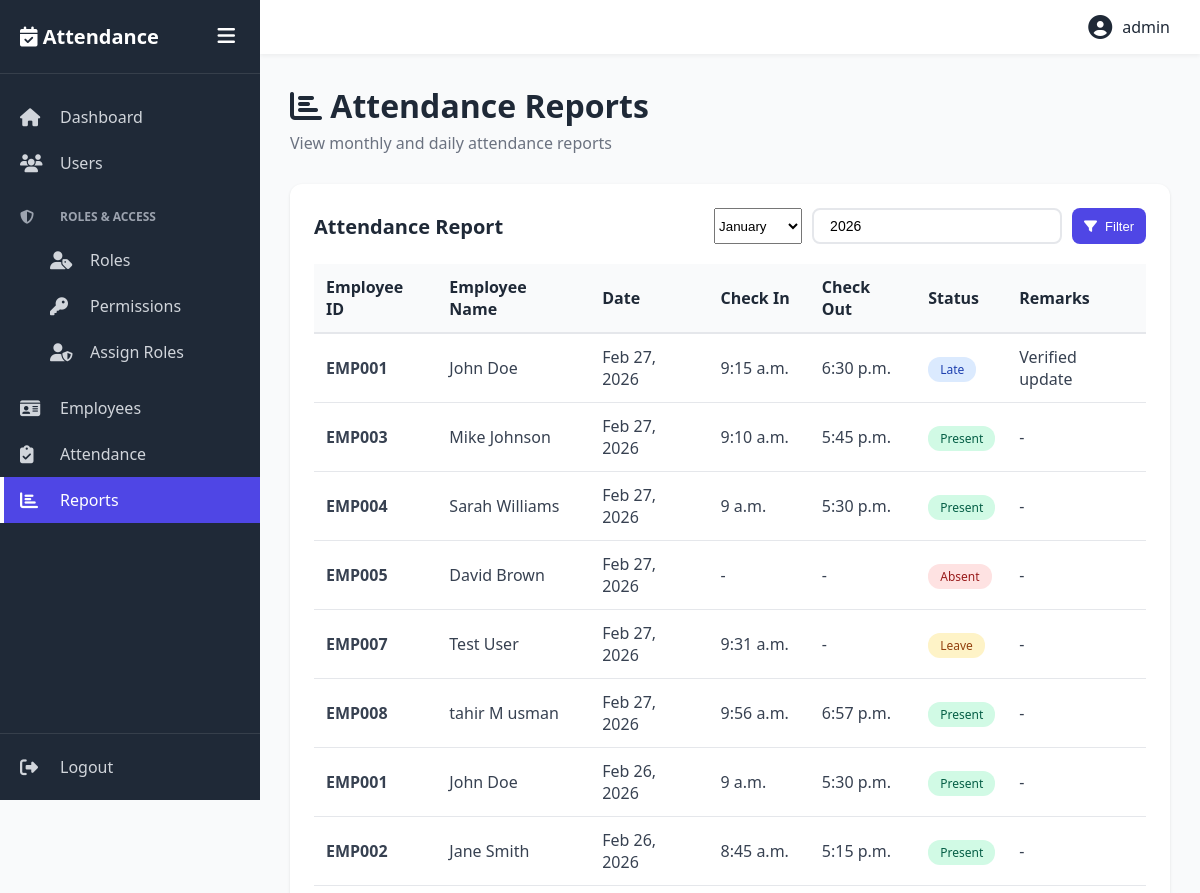
Page /reports/ (signed in, upper part) on the earlier database version.
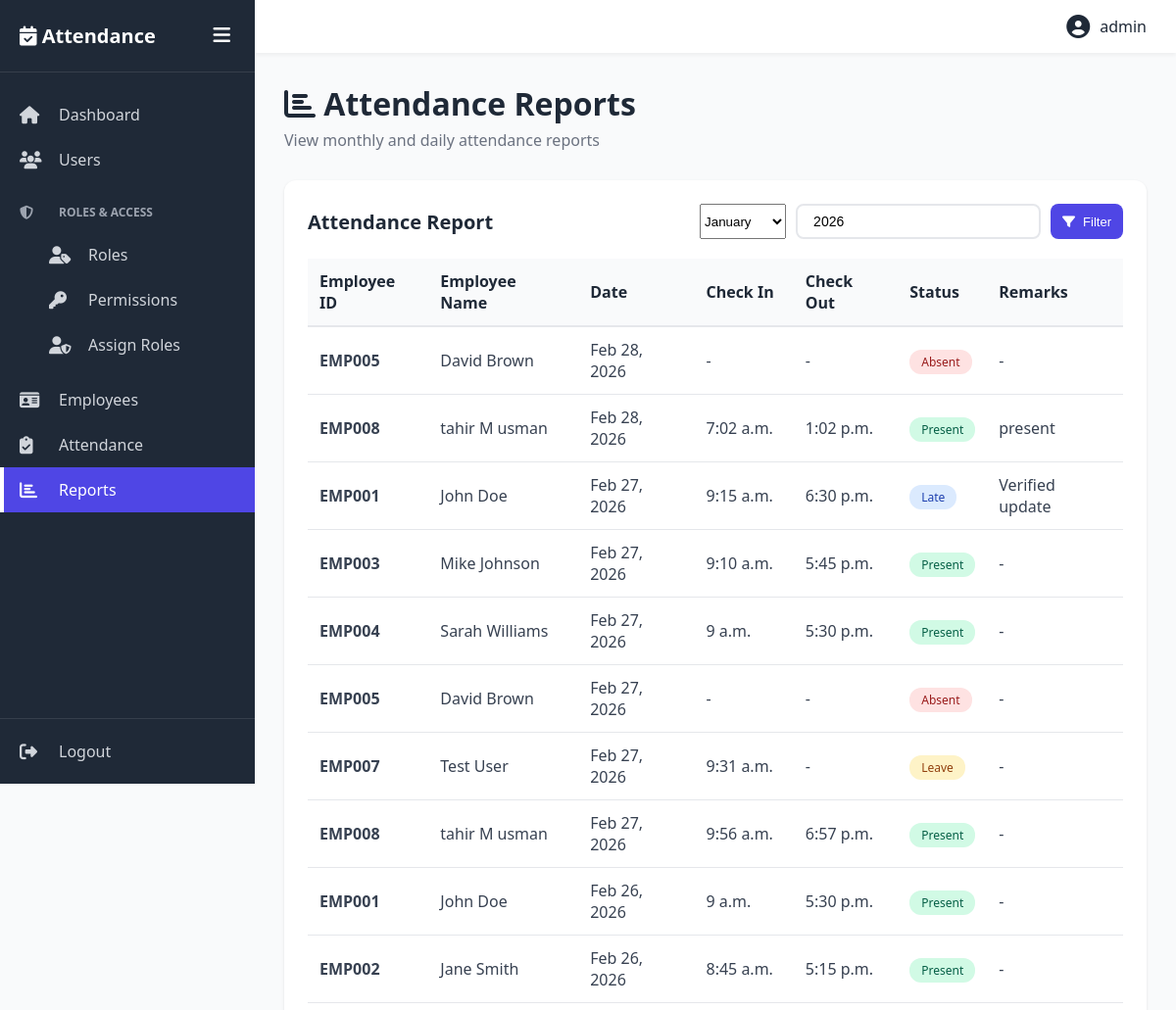
Same page on the later database version.
### accounts/models.py (models this page shows, shortened)
class Attendance(models.Model):
    STATUS_CHOICES = [
        ('present', 'Present'),
        ('absent', 'Absent'),
        ('leave', 'Leave'),
        ('late', 'Late'),
    ]
    employee = models.ForeignKey(Employee, on_delete=models.CASCADE, related_name='attendances')
    date = models.DateField(default=timezone.now)
    check_in = models.TimeField(null=True, blank=True)
    check_out = models.TimeField(null=True, blank=True)
    status = models.CharField(max_length=10, choices=STATUS_CHOICES, default='absent')
    remarks = models.TextField(blank=True)
    created_at = models.DateTimeField(auto_now_add=True)
    class Meta:
        unique_together = ('employee', 'date')
        ordering = ['-date']

class Employee(models.Model):
    GENDER_CHOICES = [
        ('M', 'Male'),
        ('F', 'Female'),
        ('O', 'Other'),
    ]
    employee_id = models.CharField(max_length=20, unique=True, blank=True)
    first_name = models.CharField(max_length=100)
    last_name = models.CharField(max_length=100)
    email = models.EmailField(unique=True)
    phone = models.CharField(max_length=15)
    gender = models.CharField(max_length=1, choices=GENDER_CHOICES)
    date_of_birth = models.DateField()
    date_of_joining = models.DateField()
    department = models.CharField(max_length=100)
    designation = models.CharField(max_length=100)
    is_active = models.BooleanField(default=True)
    created_at = models.DateTimeField(auto_now_add=True)
    updated_at = models.DateTimeField(auto_now=True)

### accounts/views.py (the view)
# urls.py: path('reports/', views.reports, name='reports'),
@login_required
def reports(request):
    month = request.GET.get('month', timezone.now().month)
    year = request.GET.get('year', timezone.now().year)
    attendances = Attendance.objects.filter(
        date__month=month,
        date__year=year
    ).select_related('employee')
    if hasattr(request.user, 'user_role') and request.user.user_role.role and request.user.user_role.role.name.lower() == 'employee':
        attendances = attendances.filter(employee__email=request.user.email)
    return render(request, 'reports/index.html', {
        'attendances': attendances,
        'month': month,
        'year': year
    })

### templates/reports/index.html (shortened to what this page needs)
{% extends 'base.html' %}
{% block content %}
<div class="page-header">
    <h1><i class="fas fa-chart-bar"></i> Attendance Reports</h1>
    <p>View monthly and daily attendance reports</p>
</div>
<div class="table-container">
    <div class="table-header">
        <h2>Attendance Report</h2>
        <form method="GET" class="search-box">
            <select name="month">
                <option value="1" {% if month == '1' %}selected{% endif %}>January</option>
            </select>
            <input type="number" name="year" value="{{ year }}" min="2020" max="2030">
            <button type="submit" class="btn btn-primary btn-sm">
                <i class="fas fa-filter"></i> Filter
            </button>
        </form>
    </div>
    <table>
        <thead>
            <tr>
                <th>Employee ID</th>
                <th>Employee Name</th>
                <th>Date</th>
                <th>Check In</th>
                <th>Check Out</th>
                <th>Status</th>
                <th>Remarks</th>
            </tr>
        </thead>
        <tbody>
            {% for attendance in attendances %}
            <tr>
                <td><strong>{{ attendance.employee.employee_id }}</strong></td>
                <td>{{ attendance.employee.first_name }} {{ attendance.employee.last_name }}</td>
                <td>{{ attendance.date|date:"M d, Y" }}</td>
                <td>{{ attendance.check_in|default:"-" }}</td>
                <td>{{ attendance.check_out|default:"-" }}</td>
                <td>
                    {% if attendance.status == 'present' %}
                        <span class="badge badge-success">Present</span>
                    {% elif attendance.status == 'absent' %}
                        <span class="badge badge-danger">Absent</span>
                    {% elif attendance.status == 'leave' %}
                        <span class="badge badge-warning">Leave</span>
                    {% elif attendance.status == 'late' %}
                        <span class="badge badge-info">Late</span>
                    {% endif %}
                </td>
                <td>{{ attendance.remarks|default:"-" }}</td>
            </tr>
            {% empty %}
            <tr>
                <td colspan="7" style="text-align: center;">No attendance records found for this period</td>
            </tr>
            {% endfor %}
        </tbody>
    </table>
</div>
{% endblock %}

Differences in the rows shown:
added Attendance: employee.employee_id "EMP005", employee.first_name "David", employee.last_name "Brown", date "Feb 28, 2026", check_in "-", check_out "-", status "Absent", remarks "-"
added Attendance: employee.employee_id "EMP008", employee.first_name "tahir", employee.last_name "M usman", date "Feb 28, 2026", check_in "7:02 a.m.", check_out "1:02 p.m.", status "Present", remarks "present"
